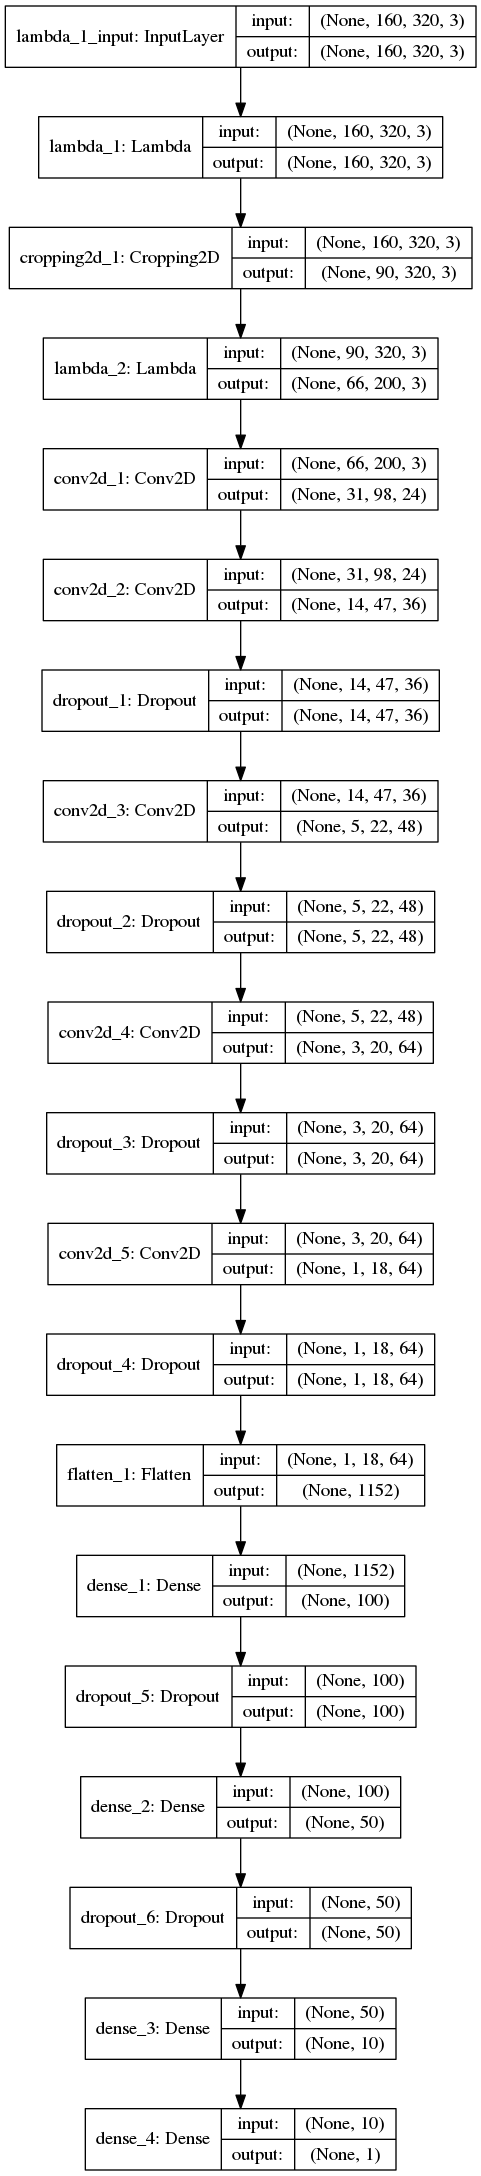

Reproduce this figure in Python.
#!/usr/bin/env python

import pandas as pd
import cv2, csv, numpy as np
import matplotlib.mlab as mlab
import matplotlib.pyplot as plt
from keras.models import Sequential, Model, load_model
from keras.layers import Cropping2D, Lambda, Conv2D, Flatten, Dense, Dropout
from keras.preprocessing.image import ImageDataGenerator
from scipy.stats import norm

SHOW_GRAPHS = False
EPOCHS = 2

def loadData(filename):
	df = pd.read_csv(filename, header=None, names = ["center", "left", "right", "steering", "throttle", 'break', 'speed'])

	if SHOW_GRAPHS: graphData(df['steering'], 'Pre-normalizedSteering Angle')

	df = df.drop(df.query('steering==0').sample(frac=0.90).index)
	# df = df.drop(df.query('abs(steering)==1').sample(frac=0.75).index)

	if SHOW_GRAPHS: graphData(df['steering'], 'Post-normalizedSteering Angle')

	print(df.describe())

	return df

def graphData(x, title):
	n, bins, patches = plt.hist(x, 50, normed=1, facecolor='green', alpha=0.75)
	mu, sigma = norm.fit(x)
	y = mlab.normpdf(bins, mu, sigma)	
	plt.plot(bins, y, 'r--')
	# plt.set_xlim([-1, 1])
	if title: plt.title(title)
	plt.show()

def processData(data):
	images = []
	measurements = []

	for idx, row in data.iterrows():
		source_path = row['center']
		filename = source_path.split('/')[-1]
		current_path = 'data/IMG/' + filename

		image = cv2.imread(current_path)
		measurement = float(row['steering'])
		if not idx % 2:
			image = np.fliplr(image)
			measurement = -measurement
		images.append(image)
		measurements.append(measurement)

	return np.array(images), np.array(measurements)

def crop(x):
	h, w, c = x.shape
	crop_size = int(h * 0.40)
	x = x[crop_size:h-crop_size, 0:w] 
	return cv2.resize(x, (w, h), interpolation = cv2.INTER_AREA)

def preprocess(x):
	x = crop(x)	
	h, w, c = x.shape

	pnt = int(w*0.15)
	src = np.array([
		[pnt, 0],
		[w-pnt, 0],
		[w, h],
		[0, h]
	], dtype = "float32")
 
	dst = np.array([
		[0, 0],
		[w, 0],
		[w, h],
		[0, h]
	], dtype = "float32") 

	# calculate the perspective transform matrix and warp
	# the perspective to grab the screen
	M = cv2.getPerspectiveTransform(src, dst)
	warp = cv2.warpPerspective(x, M, (w, h))

	return warp

def tfResize(x):
	import tensorflow as tf # Keep this here so it's loaded in the model during drive
	return tf.image.resize_images(x, (66, 200))

def createModel():
	input_shape = (160,320,3)

	# set up cropping2D layer
	model = Sequential()
	model.add(Lambda(lambda x: x / 255.0 - 0.5, input_shape=input_shape))
	model.add(Cropping2D(cropping=((50,20), (0,0))))
	model.add(Lambda(tfResize))
	model.add(Conv2D(24, (5, 5), strides=(2,2), activation="relu"))
	model.add(Conv2D(36, (5, 5), strides=(2,2), activation="relu"))
	model.add(Dropout(0.2))
	model.add(Conv2D(48, (5, 5), strides=(2,2), activation="relu"))
	model.add(Dropout(0.2))
	model.add(Conv2D(64, (3, 3), activation="relu"))
	model.add(Dropout(0.2))
	model.add(Conv2D(64, (3, 3), activation="relu"))
	model.add(Dropout(0.2))
	model.add(Flatten())
	model.add(Dense(100))
	model.add(Dropout(0.2))
	model.add(Dense(50))
	model.add(Dropout(0.2))
	model.add(Dense(10))
	model.add(Dense(1))

	return model

def plot_model(model):
    try:
        from keras.utils.visualize_util import plot
        plot(model, show_shapes=True)
    except:
        pass

def run_via_generator(model, X_train, y_train):
	# define data preparation
	datagen = ImageDataGenerator(
		preprocessing_function=preprocess, 
	)

	# fit parameters from data
	datagen.fit(X_train)

	model.fit_generator(datagen.flow(X_train, y_train, batch_size=16),
	 					steps_per_epoch=len(X_train), epochs=EPOCHS)
	return model

def run(model, X_train, y_train):
	model.compile(loss='mse', optimizer='adam')
	model.fit(X_train, y_train, validation_split=0.2, shuffle=True, epochs=EPOCHS)
	return model

def saveModel(model):
	print("Saving model...")
	model.save('model.h5')
	print("Done.");

if __name__ == '__main__':
	data = loadData('data/driving_log.csv')
	X_train, y_train = processData(data)
	model = createModel()
	model = run(model, X_train, y_train)
	saveModel(model)
